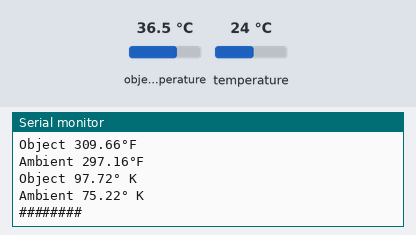
A sketch run on a simulated Arduino Uno, built with avr-gcc and run on an emulated ATmega328P. On the bench: the last lines printed to the serial monitor. Inputs (shaded band) come from the test bench; at power-on: object temperature 36.5 °C, temperature 24 °C.

Above: at 1.2 s.
1.3 s: object temperature set to 20 °C
At 2.5 s:
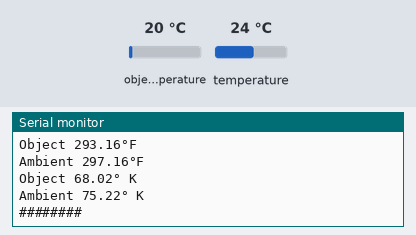
2.8 s: temperature set to 12 °C
4.3 s: object temperature set to 26 °C
At 5.0 s:
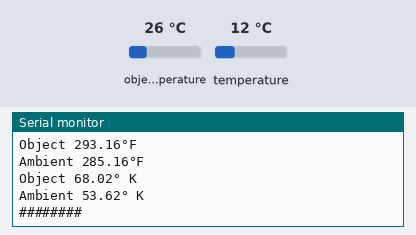
Timing chart, 0 to 7.3 s (numbered marks = the images above; inputs shaded):
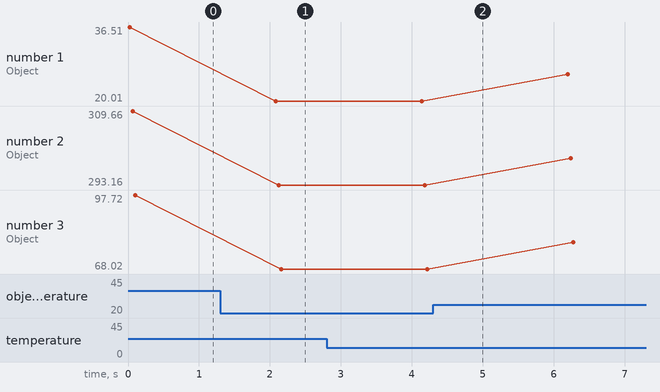

Measured:
- after the input at 1.3 s, the serial monitor: prints a new line after 0.78 s (image 1)
- plotted number 1: 36.51 → 20.01 after the input at 1.3 s, 20.01 → 26.01 after the input at 4.3 s
- plotted number 2: 309.66 → 293.16 after the input at 1.3 s, 293.16 → 299.16 after the input at 4.3 s
- plotted number 3: 97.72 → 68.02 after the input at 1.3 s, 68.02 → 78.82 after the input at 4.3 s

The sketch:

TEMP_sens.ino
```cpp
#include <Wire.h>
#include <Adafruit_MLX90614.h>
char *Object_Type[]={"Object","Ambient"};

Adafruit_MLX90614 MLX_Sensor = Adafruit_MLX90614();

void setup() {
  Serial.begin(9600);
  Serial.println("MLX90614 Sensor MicroLab");
  MLX_Sensor.begin();
}

void loop() {

  Display_Temperature('A'); //Get Object temperature in Celsius
  Display_Temperature('B'); //Get Ambient temperature in Celsius

  Display_Temperature('C'); //Get Object temperature in Keliven
  Display_Temperature('D'); //Get Ambient temperature in Keliven


  Display_Temperature('E'); //Get Object temperature in Fahrenheit
  Display_Temperature('F'); //Get Ambient temperature in Fahrenheit
  Serial.println("########");

  delay(2000);


}


float Get_Temperature_Sample(char type)
{
    float temp_value;
    float Object_Temperature = MLX_Sensor.readObjectTempC();
    float Ambient_Temperature = MLX_Sensor.readAmbientTempC();
   if(type =='E')
   {
    temp_value = MLX_Sensor.readObjectTempF(); //Fah. Object
   }else if(type =='F')
   {
    temp_value = MLX_Sensor.readAmbientTempF();//Fah Ambient
   }else if(type =='C')
   {
    temp_value = Object_Temperature + 273.15;// Object Kelvin
   }else if(type =='D')
   {
    temp_value = Ambient_Temperature + 273.15;//Ambient Kelvin
   }else if(type =='A')
   {
    temp_value = Object_Temperature;
   }else if(type =='B')
   {
    temp_value = Ambient_Temperature;
   }
   return temp_value;

}

void Display_Temperature(char type)
{
  float temp_data =Get_Temperature_Sample(type);

  if(type =='A')
  {
    Serial.print(Object_Type[0]);
    Serial.print(" ");
    Serial.print(temp_data);
    Serial.print("°");
    Serial.println("C");
  }else if(type =='B')
  {
    Serial.print(Object_Type[1]);
    Serial.print(" ");
    Serial.print(temp_data);
    Serial.print("°");
    Serial.println("C");
  }else if(type =='C')
  {
    Serial.print(Object_Type[0]);
    Serial.print(" ");
    Serial.print(temp_data);
    Serial.print("°");
    Serial.println("F");
  }else if(type =='D')
  {
    Serial.print(Object_Type[1]);
    Serial.print(" ");
    Serial.print(temp_data);
    Serial.print("°");
    Serial.println("F");
  }

  else if(type =='E')
  {
    Serial.print(Object_Type[0]);
    Serial.print(" ");
    Serial.print(temp_data);
    Serial.print("°");
    Serial.println(" K");
  }
  else if(type =='F')
  {
    Serial.print(Object_Type[1]);
    Serial.print(" ");
    Serial.print(temp_data);
    Serial.print("°");
    Serial.println(" K");
  }

}
```
